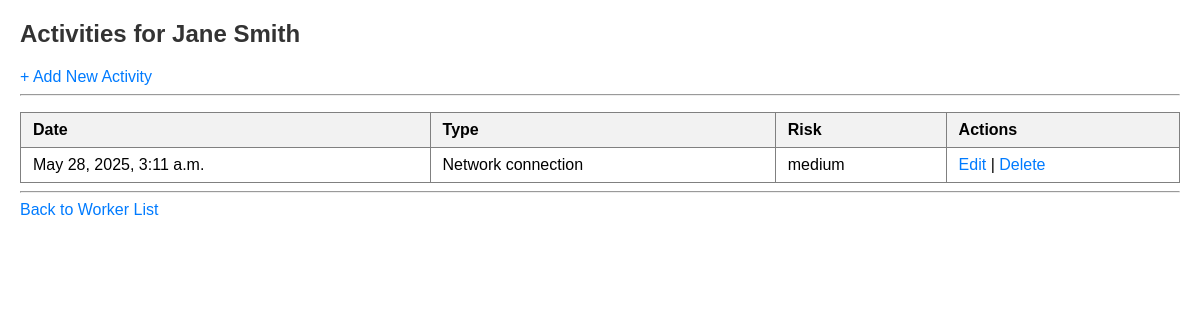
/6/activities/, run on the app's committed database.
### workers/models.py (models this page shows, shortened)
class Worker(models.Model):
    EMPLOYEE_TYPE_CHOICES = [
        ('Employee', 'Employee'),
        ('Contractor', 'Contractor'),
    ]
    name = models.CharField(max_length=100)
    type = models.CharField(max_length=20, choices=EMPLOYEE_TYPE_CHOICES)

class WorkerActivity(models.Model):
    ACTIVITY_TYPE_CHOICES = [
        ('File access', 'File access'),
        ('Network connection', 'Network connection'),
        ('Application launch', 'Application launch'),
    ]
    RISK_LEVEL_CHOICES = [
        ('low', 'Low'),
        ('medium', 'Medium'),
        ('high', 'High'),
    ]
    worker = models.ForeignKey(Worker, on_delete=models.CASCADE, related_name='activities')
    datetime = models.DateTimeField()
    activity_type = models.CharField(max_length=50, choices=ACTIVITY_TYPE_CHOICES)
    risk_level = models.CharField(max_length=10, choices=RISK_LEVEL_CHOICES)

### workers/views.py (the view)
# urls.py: path('<int:worker_id>/activities/', views.activity_list, name='activity_list'),
def activity_list(request, worker_id):
    worker = get_object_or_404(Worker, pk=worker_id)
    activities = worker.activities.all()
    return render(request, 'workers/activity_list.html', {
        'worker': worker,
        'activities': activities
    })

### workers/templates/workers/activity_list.html (shortened to what this page needs)
<head>
</head>
<h2>Activities for {{ worker.name }}</h2>
<a href="{% url 'activity_create' worker.id %}">+ Add New Activity</a>
<hr />
<table border="1">
  <tr>
    <th>Date</th><th>Type</th><th>Risk</th><th>Actions</th>
  </tr>
  {% for activity in activities %}
  <tr>
    <td>{{ activity.datetime }}</td>
    <td>{{ activity.activity_type }}</td>
    <td>{{ activity.risk_level }}</td>
    <td>
      <a href="{% url 'activity_update' worker.id activity.id %}">Edit</a> |
      <a href="{% url 'activity_delete' worker.id activity.id %}">Delete</a>
    </td>
  </tr>
  {% endfor %}
</table>
<hr />
<a href="{% url 'worker_list' %}">Back to Worker List</a>

### workers/templates/workers/activity_list.html (style rules this page uses)
h2 { color: #333; }
table { width: 100%; border-collapse: collapse; border-bottom: 1px solid black; }
th, td { padding: 8px 12px; text-align: left; border-bottom: 1px solid grey; }
th { background-color: #f2f2f2; }
a { color: #007BFF; text-decoration: none; }

### data on the page
Worker: name "Jane Smith"
WorkerActivity: datetime "May 28, 2025, 3:11 a.m.", activity_type "Network connection", risk_level "medium"
